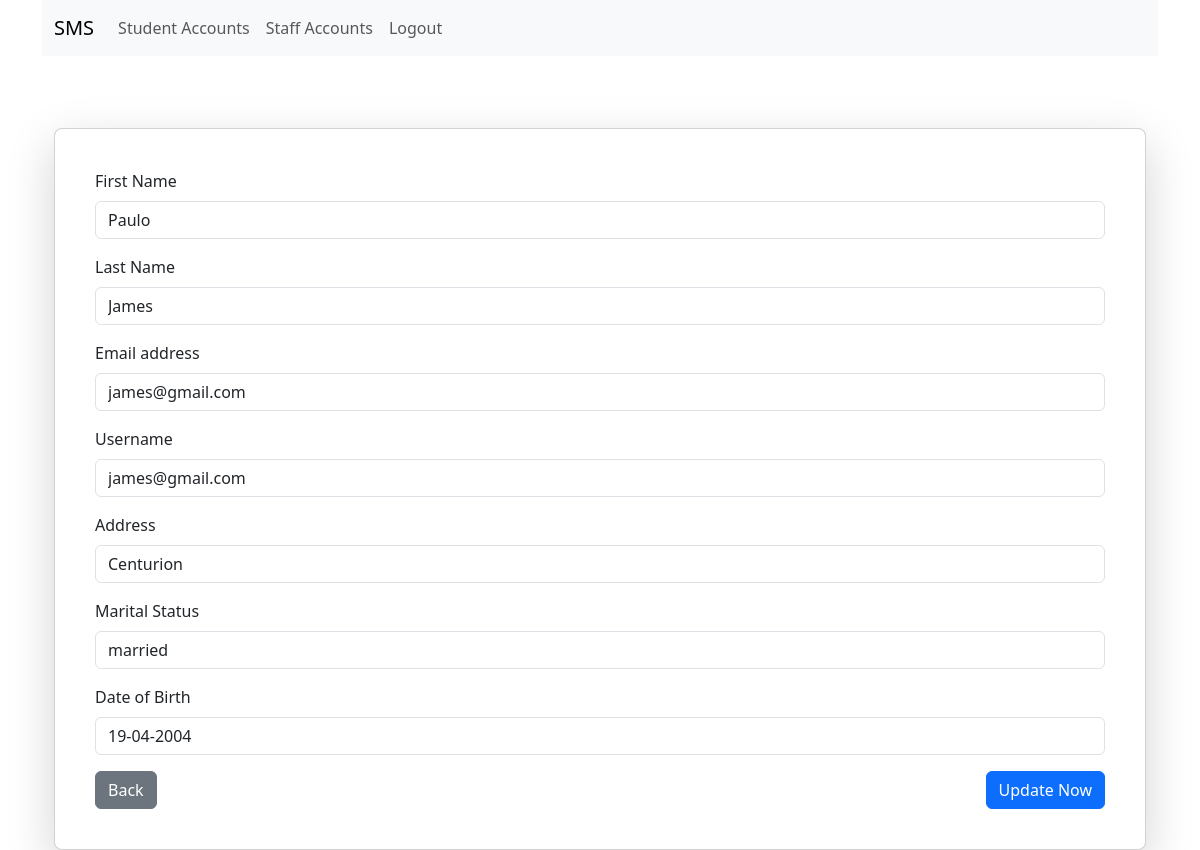
Screenshot of /edit-admin-profile/2 (signed in) with the database file from the repository.
### smsAuth/models.py (models this page shows)
class User(AbstractUser):
    is_student = models.BooleanField(default=False,blank=True,null=True)
    is_teacher = models.BooleanField(default=False,blank=True,null=True)
    is_parent = models.BooleanField(default=False,blank=True,null=True)
    is_payment = models.BooleanField(default=False,blank=True,null=True)
    is_exam = models.BooleanField(default=False,blank=True,null=True)
    is_admin = models.BooleanField(default=False,blank=True,null=True)
    status = models.CharField(max_length=30,null=False,blank=True,default=True)

### schoolManagement/models.py (models this page shows)
class Management(models.Model):
    user = models.ForeignKey(User, on_delete=models.CASCADE, related_name="user_management")
    address = models.CharField(max_length=100,null=False,blank=True)
    employee_number = models.CharField(max_length=100,null=False,blank=True)
    marital_status = models.CharField(max_length=100,null=False,blank=True)
    DOB = models.CharField(max_length=30,null=False,blank=True)
    created_at = models.DateTimeField(auto_now_add=True)
    updated_at = models.DateTimeField(auto_now=True)

### schoolManagement/views.py (the view)
# urls.py: path('edit-admin-profile/<int:admin_id>', views.adminEditProfile),
def adminEditProfile(request,admin_id):
    user_instance = User.objects.get(email=request.user.email)  # now using custom user
    admin_instance = Management.objects.get(user=user_instance)
    data = {
        "admin_instance": admin_instance,
        "admin_id" : admin_id
    }
    return render(request, 'schAdmin/editProfile.html',context=data)

### template/schAdmin/editProfile.html (shortened to what this page needs)
{% extends "schAdmin/base.html" %}
{% load static %}
{% block content %}
<div class="container mt-5">
    <div class="card shadow-lg p-4 rounded-3">
        <div class="card-body">
            <form method="POST" action="/update-admin-profile/{{admin_id}}" autocomplete="off">
                <div class="mb-3">
                    <label class="form-label">First Name</label>
                    <input type="text" name="first_name" value="{{request.user.first_name}}"
                        placeholder="Enter first name" class="form-control" required>
                </div>
                <div class="mb-3">
                    <label class="form-label">Last Name</label>
                    <input type="text" name="last_name" value="{{request.user.last_name}}" placeholder="Enter last name"
                        class="form-control" required>
                </div>
                <div class="mb-3">
                    <label class="form-label">Email address</label>
                    <input type="email" name="email" value="{{request.user.email}}" placeholder="Enter last name"
                        class="form-control" required>
                </div>
                <div class="mb-3">
                    <label class="form-label">Username</label>
                    <input type="text" name="username" value="{{request.user.username}}" placeholder="Enter username"
                        class="form-control" required>
                </div>
                <div class="mb-3">
                    <label class="form-label">Address</label>
                    <input type="text" name="address" value="{{admin_instance.address}}" placeholder="Enter Address"
                        class="form-control" required>
                </div>
                <div class="mb-3">
                    <label class="form-label">Marital Status</label>
                    <input type="text" name="marital_status" value="{{admin_instance.marital_status}}"
                        placeholder="Enter Marital status" class="form-control" required>
                </div>
                <div class="mb-3">
                    <label class="form-label">Date of Birth</label>
                    <input type="text" name="DOB" value="{{admin_instance.DOB}}" placeholder="Enter DOB"
                        class="form-control" required>
                </div>
                <div class="d-flex justify-content-between">
                <a href="/admin-profile" class="btn btn-secondary">Back</a>
                <button type="submit" class="btn btn-primary">Update Now</button>
                </div>
            </form>
        </div>
    </div>
</div>
{% endblock %}

### rows the page displays
User: first_name "Paulo", last_name "James", email "james@gmail.com", username "james@gmail.com"
Management: address "Centurion", marital_status "married", DOB "19-04-2004"
